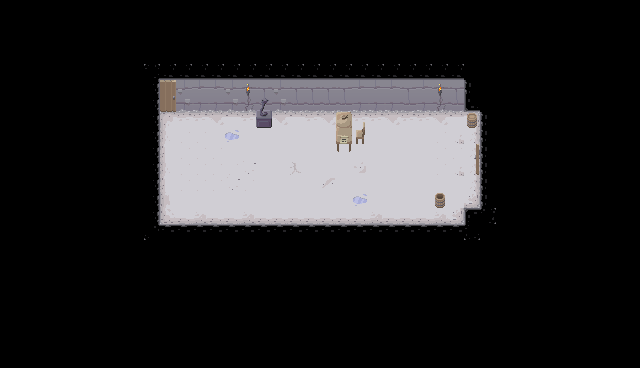

A level layout from a 2D game, rendered from its tile map. Below: a short description, then the map file with tile-grid data replaced by summaries:
An orthogonal 40x23 tile map with 16x16 px tiles, 4 tile layers (Superficie, Mobiliario, estadartes y mesas, loot ) and 5 objects (paredes, estatua, mesaysilla, barril, barril2).

<map version="1.4" tiledversion="2021.01.13" orientation="orthogonal" renderorder="right-down" width="40" height="23" tilewidth="16" tileheight="16" infinite="0" nextlayerid="6" nextobjectid="8">
 <tileset firstgid="1" source="Dungeon Tileset Calciumtrice.tsx" />
 <layer id="1" name="Superficie" width="40" height="23">
  <data>[920 cells, 239 non-empty, 40 distinct tile ids]</data>
 </layer>
 <layer id="2" name="Mobiliario" width="40" height="23">
  <data>[920 cells, 17 non-empty, 15 distinct tile ids]</data>
 </layer>
 <layer id="3" name="estadartes y mesas" width="40" height="23">
  <data>[920 cells, 0 non-empty, 0 distinct tile ids]</data>
 </layer>
 <layer id="4" name="loot " width="40" height="23">
  <data>[920 cells, 2 non-empty, 2 distinct tile ids]</data>
 </layer>
 <objectgroup id="5" name="colisiones">
  <object id="1" name="paredes" x="150.855" y="79.5305">
   <polygon points="0,0 -1.26239,145.175 322.54,145.806 321.278,129.395 338.32,129.395 337.689,30.9285 320.015,30.2973 321.278,-1.26239 8.83672,-3.15597" />
  </object>
  <object id="2" name="estatua" x="261" y="126.667">
   <polygon points="0,0 0.333333,-30.3333 7.66667,-30.3333 7.33333,1" />
  </object>
  <object id="5" name="mesaysilla" x="341" y="112">
   <polygon points="0,0 -0.666667,31 19.6667,30.6667 19.3333,16.3333 6,15.6667 6.33333,0 4.33333,1.66667" />
  </object>
  <object id="6" name="barril" x="437.667" y="192">
   <polygon points="0,0 0.333333,16 4.33333,16 5,0.333333 3.33333,2" />
  </object>
  <object id="7" name="barril2" x="469.667" y="112.333">
   <polygon points="0,0 -0.333333,15.3333 4.66667,15 5,0.333333 3.33333,3" />
  </object>
 </objectgroup>
</map>
